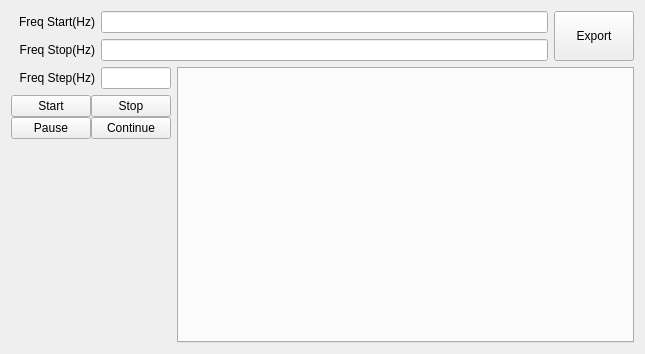
<?xml version="1.0" encoding="UTF-8"?>
<ui version="4.0">
 <class>QCalTxTempCompDlg</class>
 <widget class="QWidget" name="QCalTxTempCompDlg">
  <property name="geometry">
   <rect>
    <x>0</x>
    <y>0</y>
    <width>645</width>
    <height>354</height>
   </rect>
  </property>
  <property name="windowTitle">
   <string>Form</string>
  </property>
  <layout class="QVBoxLayout" name="verticalLayout_3" stretch="0,1">
   <item>
    <layout class="QHBoxLayout" name="horizontalLayout_3" stretch="10,1">
     <item>
      <layout class="QVBoxLayout" name="verticalLayout">
       <item>
        <layout class="QHBoxLayout" name="horizontalLayoutFreqStar">
         <item>
          <widget class="QLabel" name="labelFreqStar">
           <property name="sizePolicy">
            <sizepolicy hsizetype="Fixed" vsizetype="Fixed">
             <horstretch>0</horstretch>
             <verstretch>0</verstretch>
            </sizepolicy>
           </property>
           <property name="minimumSize">
            <size>
             <width>84</width>
             <height>16</height>
            </size>
           </property>
           <property name="text">
            <string>Freq Start(Hz)</string>
           </property>
           <property name="alignment">
            <set>Qt::AlignRight|Qt::AlignTrailing|Qt::AlignVCenter</set>
           </property>
           <property name="buddy">
            <cstring>lineEditFreqStar</cstring>
           </property>
          </widget>
         </item>
         <item>
          <widget class="QLineEdit" name="lineEditFreqStar"/>
         </item>
        </layout>
       </item>
       <item>
        <layout class="QHBoxLayout" name="horizontalLayoutFreqStop">
         <item>
          <widget class="QLabel" name="labelFreqStop">
           <property name="sizePolicy">
            <sizepolicy hsizetype="Fixed" vsizetype="Fixed">
             <horstretch>0</horstretch>
             <verstretch>0</verstretch>
            </sizepolicy>
           </property>
           <property name="minimumSize">
            <size>
             <width>84</width>
             <height>16</height>
            </size>
           </property>
           <property name="text">
            <string>Freq Stop(Hz)</string>
           </property>
           <property name="alignment">
            <set>Qt::AlignRight|Qt::AlignTrailing|Qt::AlignVCenter</set>
           </property>
           <property name="buddy">
            <cstring>lineEditFreqStop</cstring>
           </property>
          </widget>
         </item>
         <item>
          <widget class="QLineEdit" name="lineEditFreqStop"/>
         </item>
        </layout>
       </item>
      </layout>
     </item>
     <item>
      <widget class="QPushButton" name="pushButtonExport">
       <property name="sizePolicy">
        <sizepolicy hsizetype="Expanding" vsizetype="Expanding">
         <horstretch>0</horstretch>
         <verstretch>0</verstretch>
        </sizepolicy>
       </property>
       <property name="text">
        <string>Export</string>
       </property>
      </widget>
     </item>
    </layout>
   </item>
   <item>
    <layout class="QHBoxLayout" name="horizontalLayout_2" stretch="1,10">
     <item>
      <layout class="QVBoxLayout" name="verticalLayout_2">
       <item>
        <layout class="QHBoxLayout" name="horizontalLayoutFreqStep">
         <item>
          <widget class="QLabel" name="labelFreqStep">
           <property name="sizePolicy">
            <sizepolicy hsizetype="Fixed" vsizetype="Fixed">
             <horstretch>0</horstretch>
             <verstretch>0</verstretch>
            </sizepolicy>
           </property>
           <property name="minimumSize">
            <size>
             <width>84</width>
             <height>16</height>
            </size>
           </property>
           <property name="text">
            <string>Freq Step(Hz)</string>
           </property>
           <property name="alignment">
            <set>Qt::AlignRight|Qt::AlignTrailing|Qt::AlignVCenter</set>
           </property>
           <property name="buddy">
            <cstring>lineEditFreqStep</cstring>
           </property>
          </widget>
         </item>
         <item>
          <widget class="QLineEdit" name="lineEditFreqStep">
           <property name="sizePolicy">
            <sizepolicy hsizetype="Expanding" vsizetype="Fixed">
             <horstretch>0</horstretch>
             <verstretch>0</verstretch>
            </sizepolicy>
           </property>
           <property name="readOnly">
            <bool>false</bool>
           </property>
          </widget>
         </item>
        </layout>
       </item>
       <item>
        <layout class="QHBoxLayout" name="horizontalLayoutThreadCtrl">
         <property name="spacing">
          <number>0</number>
         </property>
         <item>
          <layout class="QVBoxLayout" name="verticalLayoutStarPaus">
           <property name="spacing">
            <number>0</number>
           </property>
           <item>
            <widget class="QPushButton" name="pushButtonStar">
             <property name="sizePolicy">
              <sizepolicy hsizetype="Expanding" vsizetype="Fixed">
               <horstretch>0</horstretch>
               <verstretch>0</verstretch>
              </sizepolicy>
             </property>
             <property name="text">
              <string>Start</string>
             </property>
            </widget>
           </item>
           <item>
            <widget class="QPushButton" name="pushButtonPaus">
             <property name="sizePolicy">
              <sizepolicy hsizetype="Expanding" vsizetype="Fixed">
               <horstretch>0</horstretch>
               <verstretch>0</verstretch>
              </sizepolicy>
             </property>
             <property name="text">
              <string>Pause</string>
             </property>
            </widget>
           </item>
          </layout>
         </item>
         <item>
          <layout class="QVBoxLayout" name="verticalLayoutStopCont">
           <property name="spacing">
            <number>0</number>
           </property>
           <item>
            <widget class="QPushButton" name="pushButtonStop">
             <property name="sizePolicy">
              <sizepolicy hsizetype="Expanding" vsizetype="Fixed">
               <horstretch>0</horstretch>
               <verstretch>0</verstretch>
              </sizepolicy>
             </property>
             <property name="text">
              <string>Stop</string>
             </property>
            </widget>
           </item>
           <item>
            <widget class="QPushButton" name="pushButtonCont">
             <property name="sizePolicy">
              <sizepolicy hsizetype="Expanding" vsizetype="Fixed">
               <horstretch>0</horstretch>
               <verstretch>0</verstretch>
              </sizepolicy>
             </property>
             <property name="text">
              <string>Continue</string>
             </property>
            </widget>
           </item>
          </layout>
         </item>
        </layout>
       </item>
       <item>
        <spacer name="verticalSpacer">
         <property name="orientation">
          <enum>Qt::Vertical</enum>
         </property>
         <property name="sizeHint" stdset="0">
          <size>
           <width>20</width>
           <height>40</height>
          </size>
         </property>
        </spacer>
       </item>
      </layout>
     </item>
     <item>
      <layout class="QHBoxLayout" name="horizontalLayout" stretch="0">
       <item>
        <widget class="QTabWidget" name="tabWidget"/>
       </item>
      </layout>
     </item>
    </layout>
   </item>
  </layout>
 </widget>
 <resources/>
 <connections/>
</ui>
